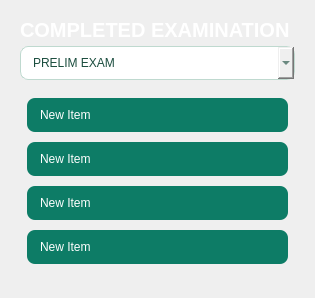
                          <widget class="QWidget" name="tab_9">
                           <attribute name="title">
                            <string>Page</string>
                           </attribute>
                           <layout class="QGridLayout" name="gridLayout">
                            <item row="0" column="0">
                             <widget class="QFrame" name="frame_70">
                              <property name="sizePolicy">
                               <sizepolicy hsizetype="Expanding" vsizetype="Expanding">
                                <horstretch>0</horstretch>
                                <verstretch>0</verstretch>
                               </sizepolicy>
                              </property>
                              <property name="minimumSize">
                               <size>
                                <width>0</width>
                                <height>0</height>
                               </size>
                              </property>
                              <property name="styleSheet">
                               <string notr="true">background-color: none;
border: none;</string>
                              </property>
                              <property name="frameShape">
                               <enum>QFrame::StyledPanel</enum>
                              </property>
                              <property name="frameShadow">
                               <enum>QFrame::Raised</enum>
                              </property>
                              <layout class="QGridLayout" name="gridLayout_71">
                               <item row="2" column="0">
                                <widget class="QListWidget" name="completed_exam_dashboard">
                                 <property name="styleSheet">
                                  <string notr="true">QListView {
    background-color: transparent; /* Light background color for the list view */
    border-radius: 10px; /* Rounded corners */
    padding: 5px;
    border: 2px solid transparent; /* Match background */
}

QListView::item {
    background-color: #0D7C66; /* Light blue for items */
    color: white; /* Darker blue text */
    font-size: 20px;
    font-family: Arial, Helvetica, sans-serif;
    border-radius: 8px;
    padding: 10px;
    margin: 5px 0;
}


</string>
                                 </property>
                                 <item>
                                  <property name="text">
                                   <string>New Item</string>
                                  </property>
                                 </item>
                                 <item>
                                  <property name="text">
                                   <string>New Item</string>
                                  </property>
                                 </item>
                                 <item>
                                  <property name="text">
                                   <string>New Item</string>
                                  </property>
                                 </item>
                                 <item>
                                  <property name="text">
                                   <string>New Item</string>
                                  </property>
                                 </item>
                                </widget>
                               </item>
                               <item row="0" column="0">
                                <widget class="QLabel" name="label_68">
                                 <property name="sizePolicy">
                                  <sizepolicy hsizetype="Expanding" vsizetype="Preferred">
                                   <horstretch>0</horstretch>
                                   <verstretch>0</verstretch>
                                  </sizepolicy>
                                 </property>
                                 <property name="minimumSize">
                                  <size>
                                   <width>275</width>
                                   <height>20</height>
                                  </size>
                                 </property>
                                 <property name="maximumSize">
                                  <size>
                                   <width>10000000</width>
                                   <height>20</height>
                                  </size>
                                 </property>
                                 <property name="styleSheet">
                                  <string notr="true">QLabel {
    background: none;
    color: white; /* Darker shade of blue */
    font-size: 20px;
    font-weight: 900; /* Extra Bold */
    font-family: &quot;Poppins&quot;, &quot;Arial&quot;, &quot;Helvetica&quot;, sans-serif;
    border: none;
    text-align: center;
}</string>
                                 </property>
                                 <property name="text">
                                  <string>COMPLETED EXAMINATION</string>
                                 </property>
                                </widget>
                               </item>
                               <item row="1" column="0">
                                <widget class="QComboBox" name="filter_completed">
                                 <property name="sizePolicy">
                                  <sizepolicy hsizetype="Expanding" vsizetype="Fixed">
                                   <horstretch>0</horstretch>
                                   <verstretch>0</verstretch>
                                  </sizepolicy>
                                 </property>
                                 <property name="styleSheet">
                                  <string notr="true">QComboBox {
    background: qlineargradient(x1:0, y1:0, x2:1, y2:1, 
                stop:0 #E9F3F0, stop:1 #D4EAE4);  /* Smooth gradient */
    color: #1B4D3E;                                /* Dark green text */
    border: 1px solid #BFD9CF;                     /* Softer border */
    border-radius: 8px;                            /* Rounded corners */
    padding: 8px 12px;                             /* Spacious padding */
    font: bold 13px &quot;Segoe UI&quot;;                     /* Sleek font */
    selection-background-color: #BFD9CF;            /* Highlight color */
    selection-color: #02281A;                      /* Selection text color */
    transition: background 0.3s ease;               /* Smooth transition */
}

QComboBox:hover {
    background: #D4EAE4;                           /* Softer hover effect */
    border: 1px solid #A3C9B9;                     /* Subtle border change */                              /* Wider dropdown button */
}

QComboBox QAbstractItemView {
    background: #E9F3F0;                           /* Light dropdown background */
    color: #1B4D3E;                                /* Dark green text */
    border: 1px solid #BFD9CF;
    border-radius: 8px;                            /* Rounded corners */
    selection-background-color: #BFD9CF;            /* Selection color */
    selection-color: #02281A;                      /* Selection text color */
    padding: 4px;                                  /* Space around items */
}
</string>
                                 </property>
                                 <item>
                                  <property name="text">
                                   <string>PRELIM EXAM</string>
                                  </property>
                                 </item>
                                 <item>
                                  <property name="text">
                                   <string>MIDTERM EXAM</string>
                                  </property>
                                 </item>
                                 <item>
                                  <property name="text">
                                   <string>FINAL EXAM</string>
                                  </property>
                                 </item>
                                </widget>
                               </item>
                              </layout>
                             </widget>
                            </item>
                           </layout>
                          </widget>
